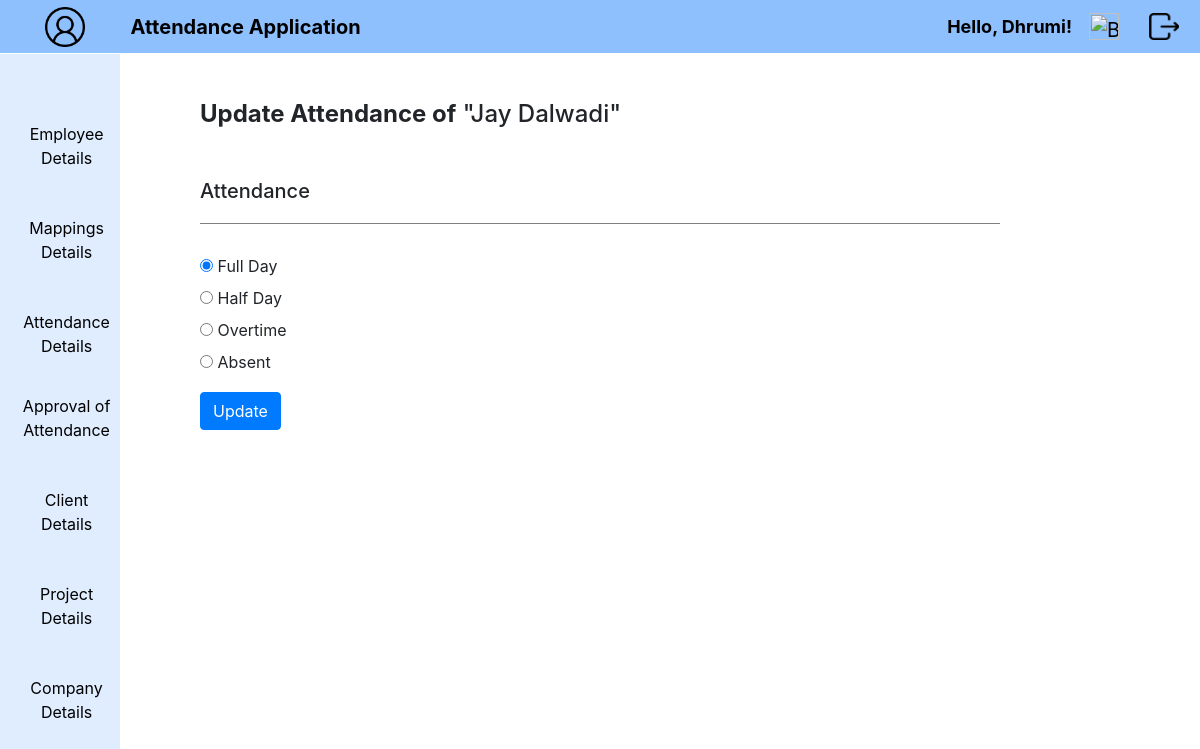
The app's page /tlupdate/390/ (signed in) with its own data.
### Attendance/models.py (models this page shows, shortened)
class Attendance(models.Model):
        ATTENDANCE = (('Full Day','Full Day'),
                      ('Half Day','Half Day'),
                      ('Overtime','Overtime'),
                      ('Absent','Absent'),)
        user = models.ForeignKey(User, on_delete=models.CASCADE, default=None)
        tdate = models.DateTimeField(default=timezone.now, verbose_name='Today Date', editable=False)
        attendance = models.CharField(choices=ATTENDANCE, max_length=100, null=True, verbose_name='Attendance', default='Full Day')
        mapping = models.ForeignKey(Mapping, on_delete=models.CASCADE, default=None, null=True)
        class Meta:
                db_table = "Attendance"

### Attendance/views.py (the view)
# urls.py: path('tlupdate/<int:pk>/', views.TLUpdate, name='TLUpdate'),
@login_required(login_url='loginview')
@never_cache
def TLUpdate(request, pk):
    att = get_object_or_404(Attendance, pk=pk)
    if request.method == 'POST':
        attform1 = AttForm1(request.POST, instance=att)
        if attform1.is_valid():
            attform1.instance.user = att.user
            attform1.instance.tdate = att.tdate
            attform1.save()
            return redirect('tasklist')
        print(attform1.errors)
    else:
        attform1 = AttForm1(instance=att)
    return render(request, 'TLUpdate.html', {'attform1': attform1, 'att': att})

### Attendance/form.py
class AttForm1(forms.ModelForm):
    ATTENDANCE = (('Full Day','Full Day'),
                  ('Half Day','Half Day'),
                  ('Overtime','Overtime'),
                  ('Absent','Absent'),)
    attendance = forms.ChoiceField(choices=ATTENDANCE, widget=forms.RadioSelect,label='My Attendance')
    class Meta:
        model = Attendance
        fields = ['attendance']
        exclude = ['tdate']

### Attendance/models.py (called while the page is built)
        def __str__(self):
                if self.junior is not None:
                        return self.junior
                else:
                        return ""

### Attendance/templates/TLUpdate.html (shortened to what this page needs)
{% extends "home.html" %}
{% load static %}
{% block content %}
{% block manager %}
{% block emp %}
<div class="emp">
    <h4 style="text-align: left; margin: 50px 0px 50px 50px;">
        <b>Update Attendance of</b> "{{att.user.first_name}} {{att.user.last_name}}"
    </h4>
    <div style="margin-left: 50px;">
        <h5>
            Attendance
        </h5>
        <div class="box">
            <hr>
        </div>
        <form action="{% url 'TLUpdate' att.pk %}" method="POST" class="post-form">
            {% for field in attform1 %}
                <div class="fieldWrapper">
                    {{ field }}
                </div>
            {% endfor %}
            <div style="margin-top: 10px;">
                <button type="submit" class="save btn btn-primary">Update</button>
            </div>
        </form>
    </div>
</div>
{% endblock %}
{% endblock %}
{% endblock %}

### Attendance/templates/home.html (shortened to what this page needs)
{% load static %}
<!doctype html lang="en">
  <head>
    <link rel="stylesheet" href="https://cdn.jsdelivr.net/npm/bootstrap@4.0.0/dist/css/bootstrap.min.css">
    <link rel="stylesheet" type="text/css" href="{% static 'css/style.css' %}">
  </head>
  <body onload="RenderDate()">
      <nav class="navbar navbar-expand-lg nav1">
        <div class="container-fluid" style="width: fit-content;">
          <a class="navbar-brand" href="{% url 'userdata' %}">
            <img src="{% static 'images/user.png' %}" width="40" height="40" class="d-inline-block align-top" style="margin-left: 28px;">
          </a>
        </div>
          <div class="collapse navbar-collapse" id="navbarSupportedContent">
            <ul class="navbar-nav">
              <li class="nav-item" style="margin-left: 15px;">
                <b>
                  <a class="navbar-brand float-left" href="{% url 'AttFormView' %}">Attendance Application</a>
                </b>
              </li>
            </ul>
            <ul class="navbar-nav mb-2 mb-lg-0 d-flex" style="position: absolute; right: 40;">
              <li>
                <b>
                  <a class="nav-link"  href="{% url 'userdata' %}" style="margin-top: 25px; font-size: 17px; margin-right: 80px;">
                    {% if user.is_authenticated %}
                    <p style="font-size: large;">Hello, {{ user.first_name }}!</p>
                    {% endif %}
                  </a>
                </b>
              </li>
            </ul>
            <ul class="navbar-nav mb-2 mb-lg-0 d-flex" style="position: absolute; right: 60;">
              <li class="nav-item">
                <a class="ml-auto navbar-brand exit" href="{% url 'summary' %}">
                  <img src="{% static 'images/summary.png' %}" alt="Bootstrap" width="30" height="27" style="margin-top: 0px; margin-right: 5px;">
                </a>
              </li>
            </ul>
            <ul class="navbar-nav mb-2 mb-lg-0 d-flex" style="position: absolute; right: 0;">
              <li class="nav-item">
                <a class="ml-auto navbar-brand exit" href="{% url 'logoutview' %}">
                  <img src="{% static 'images/exit.png' %}" alt="Bootstrap" width="30" height="27" style="margin-top: 0px; margin-right: 5px;">
                </a>
              </li>
            </ul>
          </div>
      </nav>
      {% if request.user.is_superuser %}
      {% block content %}
      {% endblock %}
      <nav class="navbar navbar-expand-lg nav2">
        <div class="container-fluid">
          <div class="row">
            <div class="col-md-1" style="min-width: 130px; margin: 0; padding: 0 10px; text-align: center;">
              <nav class="navbar navbar-default navbar-fixed-side">
                <ul class="nav navbar-nav">
                  <li class="nav-item list" style="margin-bottom: 10px;">
                    <a class="nav-link" href="#">Employee Details</a>
                  </li>
                  <li class="nav-item list" style="margin-bottom: 10px;">
                    <a class="nav-link" href="#">Mappings Details</a>
                  </li>
                  <li class="nav-item list">
                    <a class="nav-link" href="#">Attendance Details</a>
                  </li>
                  <li class="nav-item list" style="margin-bottom: 10px;">
                    <a class="nav-link" href="#">Approval of Attendance</a>
                  </li>
                  <li class="nav-item list" style="margin-bottom: 10px;">
                    <a class="nav-link" href="#">Client Details</a>
                  </li>
                  <li class="nav-item list" style="margin-bottom: 10px;">
                    <a class="nav-link" href="#">Project Details</a>
                  </li>
                  <li class="nav-item list" style="margin-bottom: 10px;">
                    <a class="nav-link" href="#">Company Details</a>
                  </li>
                </ul>
              </nav>
            </div>
          </div>
        </div>
      </nav>
    {% endif %}
  </body>
</html>

### Attendance/static/css/style.css (style rules this page uses)
li a { color: black; text-decoration: none; }
.navbar { padding: 0.1rem; }
.nav1 { background-color:#8ec0fd; position: fixed; width: 100%; top: 0; left: 0; }
.nav2 { background-color: #e0edfe; padding: 0.1rem; position: fixed; top: 53.5px; left: 0; width: 120px; height: 93.5%; }
.emp { margin-left: 150px; margin-top: 100px; }
.nav-item { position: relative; }
.nav-link { margin: 10px 0 10px 0; }
.box { text-align: left; }
hr { width: 80%; border-width: 1px; margin: 20px 0 30px 0; border-color: #807e7e; }

### records on screen
Attendance: user.first_name "Jay", user.last_name "Dalwadi", attform1 "☑ Full Day ☐ Half Day ☐ Overtime ☐ Absent"

### other values on screen
{{ user.first_name }} "Dhrumi"
